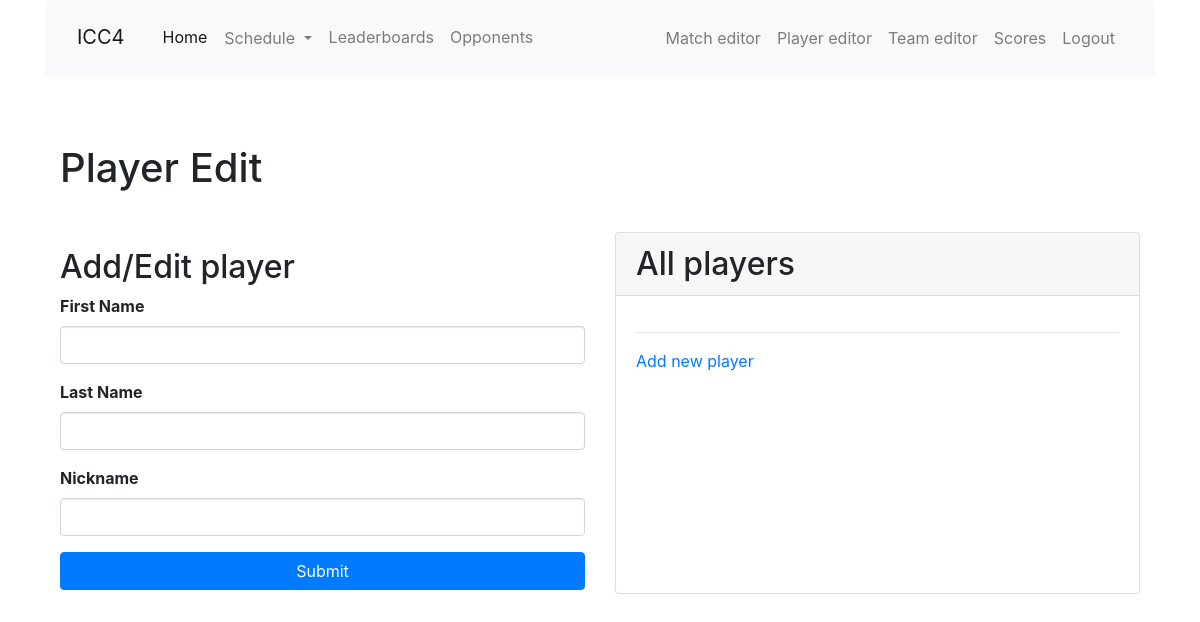
The app's page /player_edit, older data.
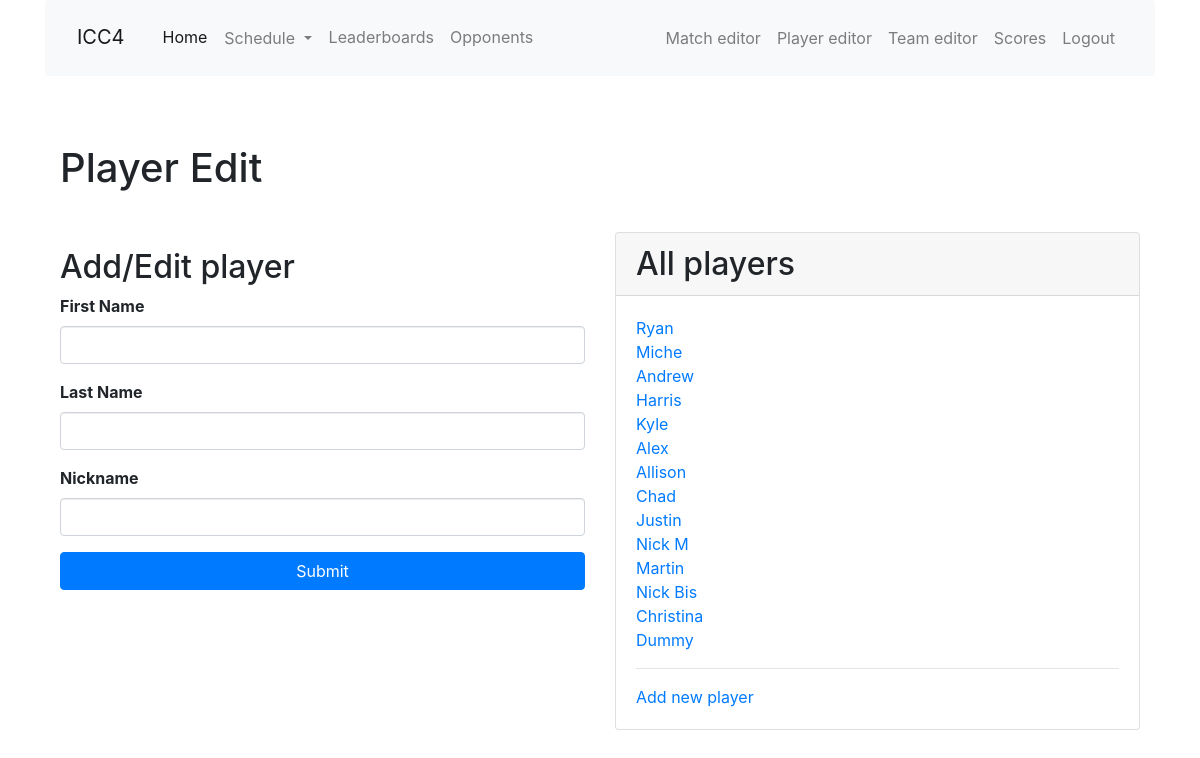
The same page, newer data.
### app/models.py (models this page shows, shortened)
class Player(db.Model):
    id = db.Column(db.Integer, primary_key=True)
    nickname = db.Column(db.String(64), index=True, unique=True)
    first_name = db.Column(db.String(64), index=True)
    last_name = db.Column(db.String(64), index=True)
    games = association_proxy('games_association', 'game')
    last_match_id = db.Column(db.Integer, db.ForeignKey('match.id'))
    last_match = db.relationship('Match', foreign_keys=[last_match_id])
    first_match_id = db.Column(db.Integer, db.ForeignKey('match.id'))
    first_match = db.relationship('Match', foreign_keys=[first_match_id])
    high_scores = db.relationship('HighScore', back_populates='player', lazy='dynamic')
    low_scores = db.relationship('LowScore', back_populates='player', lazy='dynamic')

### app/main/routes.py (the view, shortened to what this page needs)
@bp.route('/player_edit',  methods=['GET', 'POST'], defaults={'nickname': None})
@bp.route('/player_edit/<nickname>',  methods=['GET', 'POST'])
def player_edit(nickname):
    player = Player.query.filter_by(nickname=nickname).first()
    form = EditPlayerForm(obj=player)
    all_players = Player.query.all()
    return render_template('edit_player.html', title='Player Editor',
        form=form, player=player, all_players=all_players)

### app/main/forms.py (shortened to what this page needs)
class EditPlayerForm(FlaskForm):
    first_name = StringField('First Name', validators=[DataRequired()])
    last_name = StringField('Last Name', validators=[DataRequired()])
    nickname = StringField('Nickname')
    submit_new = SubmitField('Submit')
    submit_edit = SubmitField('Edit Player')
    submit_delete = SubmitField('Delete Player')
    def __init__(self, *args, **kwargs):
        super().__init__(*args, **kwargs)
        self.original_nickname = self.nickname

### app/templates/edit_player.html (shortened to what this page needs)
{% extends "base.html" %}
{% import 'bootstrap/wtf.html' as wtf %}
{% block app_content %}
<div class="container">
  <h1>Player Edit</h1>
  <br>
  <div class="row">
    <div class="col-md-6 mt-4"><h2>Add/Edit player</h2>
      <form class="form" method="post" role="form">
        {{ wtf.form_field(form.first_name) }}
        {{ wtf.form_field(form.last_name) }}
        {{ wtf.form_field(form.nickname) }}
        {% if player %}
        <h4 class="text-center text-muted">{{ player.nickname }}</h4>
        {{ wtf.form_field(form.submit_edit, button_map={'submit_edit': 'info my-1 btn-block'}) }}
        {{ wtf.form_field(form.submit_delete, hidden="true", button_map={'submit_delete': 'danger my-1 btn-block'}) }}
        <button type="button" id="modal-click" class="btn btn-danger btn-block my-1" data-toggle="modal" data-target="#confirmModal">Delete Player</button>
        {% else %}
        {{ wtf.form_field(form.submit_new, button_map={'submit_new': 'primary my-1 btn-block'}) }}
        {% endif %}
      </form>
    </div>
    <div class="col-md-6 mt-2">
      <div class="card h-100">
        <h2 class="card-header">All players</h2>
        <div class="card-body">
          <ul class="list-unstyled">
          {% for p in all_players %}
          <li><a href="{{ url_for('main.player_edit', nickname=p.nickname) }}">{{ p.nickname }}</a></li>
          {% endfor %}
          </ul>
          <hr>
          <a href="{{ url_for('main.player_edit') }}">Add new player</a>
        </div>
      </div>
    </div>
  </div>
</div>
{% endblock %}

Row changes from the older to the newer data that the page shows:
added Player: nickname "Ryan"
added Player: nickname "Miche"
added Player: nickname "Andrew"
added Player: nickname "Harris"
added Player: nickname "Kyle"
added Player: nickname "Alex"
added Player: nickname "Allison"
added Player: nickname "Chad"
added Player: nickname "Justin"
added Player: nickname "Nick M"
added Player: nickname "Martin"
added Player: nickname "Nick Bis"
added Player: nickname "Christina"
added Player: nickname "Dummy"
